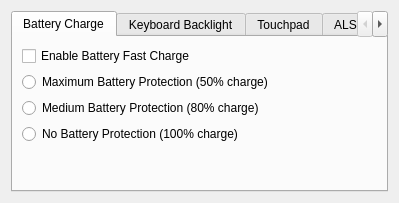
<?xml version="1.0" encoding="UTF-8"?>
<ui version="4.0">
 <class>MainWindow</class>
 <widget class="QWidget" name="MainWindow">
  <property name="geometry">
   <rect>
    <x>0</x>
    <y>0</y>
    <width>399</width>
    <height>203</height>
   </rect>
  </property>
  <property name="sizePolicy">
   <sizepolicy hsizetype="Preferred" vsizetype="Preferred">
    <horstretch>0</horstretch>
    <verstretch>0</verstretch>
   </sizepolicy>
  </property>
  <property name="windowTitle">
   <string>VAIO Control Center</string>
  </property>
  <layout class="QVBoxLayout" name="verticalLayout">
   <item>
    <widget class="QTabWidget" name="tabWidget">
     <property name="currentIndex">
      <number>0</number>
     </property>
     <widget class="QWidget" name="tab_battery">
      <attribute name="title">
       <string>Battery Charge</string>
      </attribute>
      <layout class="QVBoxLayout" name="verticalLayout_2">
       <item>
        <widget class="QCheckBox" name="chk_battery_fast_charge">
         <property name="text">
          <string>Enable Battery Fast Charge</string>
         </property>
        </widget>
       </item>
       <item>
        <layout class="QFormLayout" name="formLayout_2">
         <item row="0" column="0">
          <widget class="QRadioButton" name="rad_battery_max_protection">
           <property name="text">
            <string>Maximum Battery Protection (50% charge)</string>
           </property>
           <attribute name="buttonGroup">
            <string>btngrp_battery_protection</string>
           </attribute>
          </widget>
         </item>
         <item row="1" column="0">
          <widget class="QRadioButton" name="rad_battery_medium_protection">
           <property name="text">
            <string>Medium Battery Protection (80% charge)</string>
           </property>
           <attribute name="buttonGroup">
            <string>btngrp_battery_protection</string>
           </attribute>
          </widget>
         </item>
         <item row="2" column="0">
          <widget class="QRadioButton" name="rad_battery_no_protection">
           <property name="text">
            <string>No Battery Protection (100% charge)</string>
           </property>
           <attribute name="buttonGroup">
            <string>btngrp_battery_protection</string>
           </attribute>
          </widget>
         </item>
        </layout>
       </item>
      </layout>
     </widget>
     <widget class="QWidget" name="tab_kbd_bl">
      <attribute name="title">
       <string>Keyboard Backlight</string>
      </attribute>
      <layout class="QVBoxLayout" name="verticalLayout_3">
       <item>
        <widget class="QCheckBox" name="chk_enable_kbd_bl">
         <property name="text">
          <string>Enable Keyboard Backlight</string>
         </property>
        </widget>
       </item>
       <item>
        <layout class="QFormLayout" name="formLayout_4">
         <property name="fieldGrowthPolicy">
          <enum>QFormLayout::AllNonFixedFieldsGrow</enum>
         </property>
         <item row="0" column="0">
          <widget class="QLabel" name="lbl_kbd_timeout">
           <property name="text">
            <string>Timeout:</string>
           </property>
          </widget>
         </item>
         <item row="0" column="1">
          <widget class="QSlider" name="hslider_kbd_timeout">
           <property name="maximum">
            <number>3</number>
           </property>
           <property name="tracking">
            <bool>false</bool>
           </property>
           <property name="orientation">
            <enum>Qt::Horizontal</enum>
           </property>
           <property name="invertedControls">
            <bool>false</bool>
           </property>
           <property name="tickPosition">
            <enum>QSlider::TicksBelow</enum>
           </property>
           <property name="tickInterval">
            <number>0</number>
           </property>
          </widget>
         </item>
         <item row="1" column="1">
          <widget class="QLabel" name="lbl_kbd_timeout_val">
           <property name="text">
            <string>10 seconds</string>
           </property>
           <property name="alignment">
            <set>Qt::AlignCenter</set>
           </property>
          </widget>
         </item>
        </layout>
       </item>
      </layout>
     </widget>
     <widget class="QWidget" name="tab_touchpad">
      <attribute name="title">
       <string>Touchpad</string>
      </attribute>
      <layout class="QFormLayout" name="formLayout_3">
       <item row="0" column="0">
        <widget class="QCheckBox" name="chk_enable_touchpad">
         <property name="text">
          <string>Enable Touchpad</string>
         </property>
        </widget>
       </item>
      </layout>
     </widget>
     <widget class="QWidget" name="tab_als">
      <attribute name="title">
       <string>ALS</string>
      </attribute>
      <layout class="QFormLayout" name="formLayout">
       <property name="fieldGrowthPolicy">
        <enum>QFormLayout::AllNonFixedFieldsGrow</enum>
       </property>
       <item row="0" column="0" colspan="2">
        <widget class="QCheckBox" name="chk_enable_als_power">
         <property name="text">
          <string>Enable Ambient Light Sensor</string>
         </property>
        </widget>
       </item>
       <item row="1" column="0" colspan="2">
        <widget class="Line" name="line">
         <property name="orientation">
          <enum>Qt::Horizontal</enum>
         </property>
        </widget>
       </item>
       <item row="2" column="0">
        <widget class="QLabel" name="lbl_als_lux">
         <property name="text">
          <string>Luminance:</string>
         </property>
        </widget>
       </item>
       <item row="2" column="1">
        <widget class="QLabel" name="lbl_als_lux_val">
         <property name="text">
          <string>ALS Luminance</string>
         </property>
        </widget>
       </item>
       <item row="3" column="0">
        <widget class="QLabel" name="lbl_als_kelvin">
         <property name="text">
          <string>Temperature:</string>
         </property>
        </widget>
       </item>
       <item row="3" column="1">
        <widget class="QLabel" name="lbl_als_kelvin_val">
         <property name="text">
          <string>ALS Temperature</string>
         </property>
        </widget>
       </item>
      </layout>
     </widget>
     <widget class="QWidget" name="tab_lid">
      <attribute name="title">
       <string>Lid Resume Control</string>
      </attribute>
      <layout class="QFormLayout" name="formLayout_6">
       <item row="0" column="0">
        <widget class="QCheckBox" name="chk_lid_s3">
         <property name="text">
          <string>Resume from suspend on lid open</string>
         </property>
        </widget>
       </item>
       <item row="1" column="0">
        <widget class="QCheckBox" name="chk_lid_s4">
         <property name="text">
          <string>Resume from hibernate on lid open</string>
         </property>
        </widget>
       </item>
      </layout>
     </widget>
     <widget class="QWidget" name="tab_optdev">
      <attribute name="title">
       <string>Optical Device</string>
      </attribute>
      <layout class="QFormLayout" name="formLayout_5">
       <item row="0" column="0">
        <widget class="QCheckBox" name="chk_enable_optdev">
         <property name="text">
          <string>Enable Optical Device</string>
         </property>
        </widget>
       </item>
      </layout>
     </widget>
     <widget class="QWidget" name="tab_thermal">
      <attribute name="title">
       <string>Thermal Profile</string>
      </attribute>
      <layout class="QFormLayout" name="formLayout_7">
       <item row="0" column="0">
        <widget class="QRadioButton" name="rad_thermal_balanced">
         <property name="text">
          <string>Balanced Profile</string>
         </property>
         <attribute name="buttonGroup">
          <string>btngrp_thermal</string>
         </attribute>
        </widget>
       </item>
       <item row="1" column="0">
        <widget class="QRadioButton" name="rad_thermal_silent">
         <property name="text">
          <string>Silent Profile</string>
         </property>
         <attribute name="buttonGroup">
          <string>btngrp_thermal</string>
         </attribute>
        </widget>
       </item>
       <item row="2" column="0">
        <widget class="QRadioButton" name="rad_thermal_performance">
         <property name="text">
          <string>Performance Profile</string>
         </property>
         <attribute name="buttonGroup">
          <string>btngrp_thermal</string>
         </attribute>
        </widget>
       </item>
      </layout>
     </widget>
    </widget>
   </item>
  </layout>
 </widget>
 <resources/>
 <connections/>
 <buttongroups>
  <buttongroup name="btngrp_battery_protection"/>
  <buttongroup name="btngrp_thermal"/>
 </buttongroups>
</ui>
